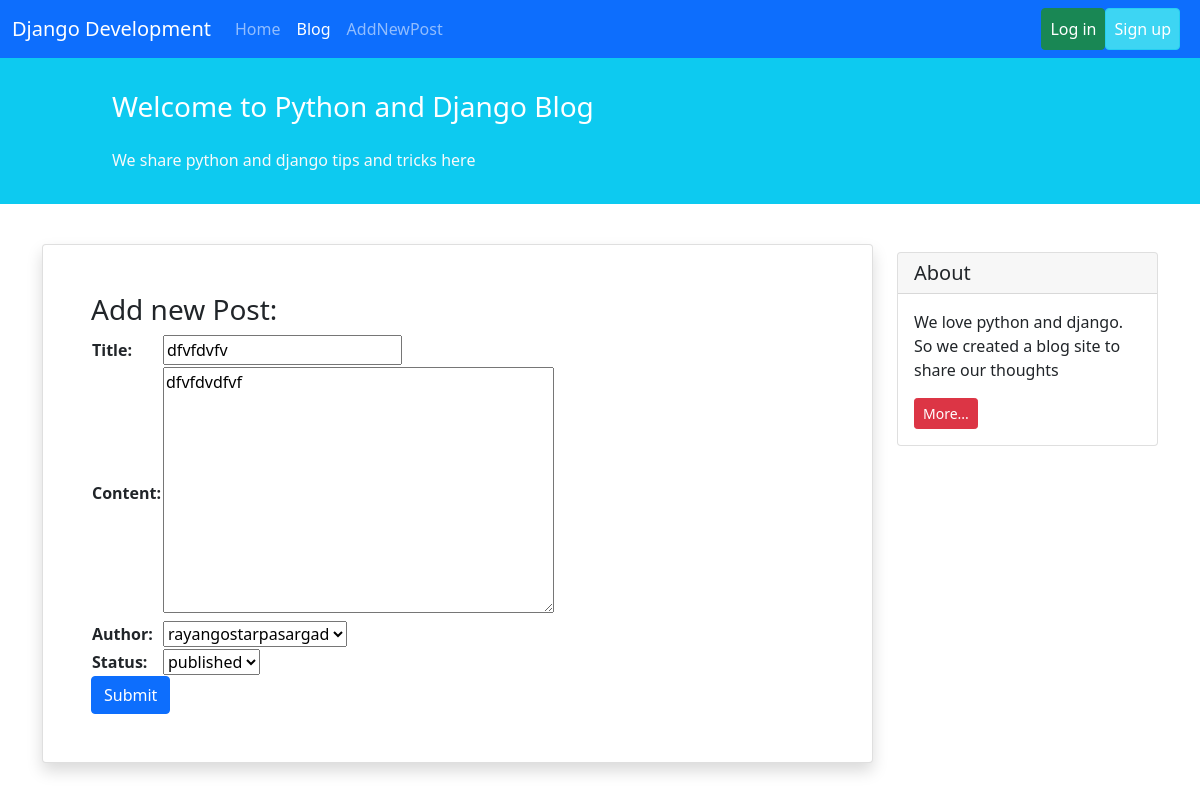
The page /blog/8/update/ on the database its author committed.
### blog/models.py (models this page shows, shortened)
class Post(models.Model):
    STATUSES = (
        ('p', 'published'),
        ('d', 'draft'),
    )
    title = models.CharField(max_length=100)
    content = models.TextField()
    datetime_created = models.DateTimeField(auto_now_add=True)
    datetime_updated = models.DateTimeField(auto_now=True)
    status = models.CharField(max_length=1, choices=STATUSES)
    author = models.ForeignKey('auth.User', on_delete=models.CASCADE)

### blog/views.py (the view)
# urls.py: path('<int:pk>/update/', views.PostUpdateView.as_view(), name='post_update'),
class PostUpdateView(generic.UpdateView):
    model = models.Post
    template_name = 'blog/post_create.html'
    form_class = forms.PostForm

### blog/forms.py
class PostForm(forms.ModelForm):
    class Meta:
        model = models.Post
        fields = ('title', 'content', 'author', 'status', )

### blog/templates/blog/post_create.html (shortened to what this page needs)
{% extends '_base.html' %}
{% block content %}
<div class="container mt-4">
    <div class="row">
        <div class="col-9">
            <div class="card shadow my-3 p-5">
                <h3>Add new Post:</h3>
                <form method="POST">
                    <table>{{ form.as_table }}</table>
                    <button type="submit" class="btn btn-primary">Submit</button>
                </form>
            </div>
        </div>
        <div class="col-3">
                <div class="card my-4">
                    <h5 class="card-header">About</h5>
                    <div class="card-body">
                        <p class="card-text">We love python and django. So we created a blog site to share our
                            thoughts</p>
                        <a href="#"
                           class="btn btn-sm btn-danger">
                            More...
                        </a>
                    </div>
                </div>
        </div>
    </div>
</div>
{% endblock content %}

### rows shown on the page
Post: title "dfvfdvfv", content "dfvfdvdfvf", author "rayangostarpasargad", status "published"
